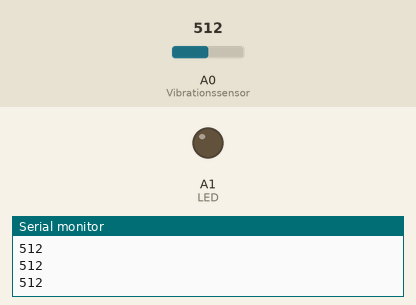
This sketch was run on a simulated Arduino Uno, built with avr-gcc and run on an emulated ATmega328P. On the bench: output pins drawn as LEDs (lit = HIGH), the last lines printed to the serial monitor. Dashed ring = blinking. The inputs (shaded band) are chosen by the test bench; at power-on: A0 (Vibrationssensor) = 512.

Above: at 1.2 s.
1.3 s: A0 (Vibrationssensor) set to 963
2.8 s: A0 (Vibrationssensor) set to 989
At 3.2 s:
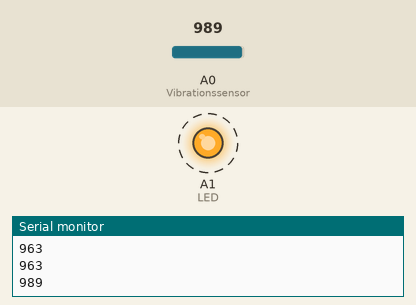
5.8 s: A0 (Vibrationssensor) set to 965
At 5.8 s:
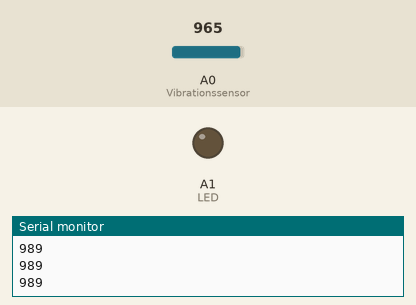
7.3 s: A0 (Vibrationssensor) set to 985
At 7.7 s:
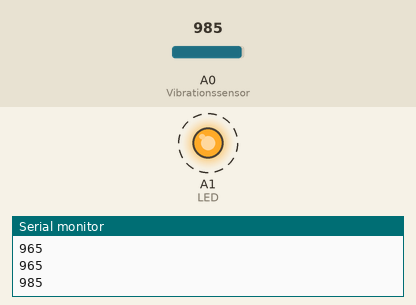
Timing chart, 0 to 11.3 s (numbered marks = the images above; inputs shaded):
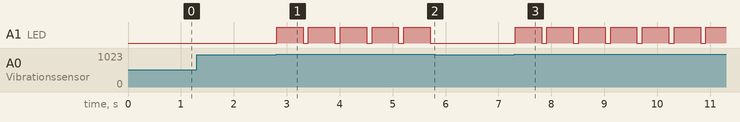

Measured:
- the behaviour switches between 975 and 976 on A0 (Vibrationssensor) (found by bisection; images 0 and 1)
- after the input at 2.8 s, A1 (LED): alternates HIGH for 0.50 s and LOW for 0.10 s, starting at once
- after the input at 5.8 s, A1 (LED): stops changing and stays LOW
- after the input at 7.3 s, A1 (LED): alternates HIGH for 0.50 s and LOW for 0.10 s, starting at once

The sketch:

Vibrationssensor.ino
```cpp
// (licence header left out)
// der Sensor ist an diesen Pin angeschlossen
int Vibrationssensor = A0;
int LED = A1;
int schwelle = 975;

// initalisiere den Pin als Input
void setup() {
  pinMode(Vibrationssensor, INPUT);
  pinMode(LED, OUTPUT);
  Serial.begin(9600);
  byte runtimer = 200;
}

// Dies ist die Hauptroutine
void loop() {
  int messwert = analogRead(Vibrationssensor);

  Serial.println(messwert);

  int ledwert = map(messwert, 0,1024, 0, 255);
  if (messwert > schwelle){
    digitalWrite(LED, ledwert);
    delay(500);
    digitalWrite(LED, LOW);
  };

  delay(100);
}
```
